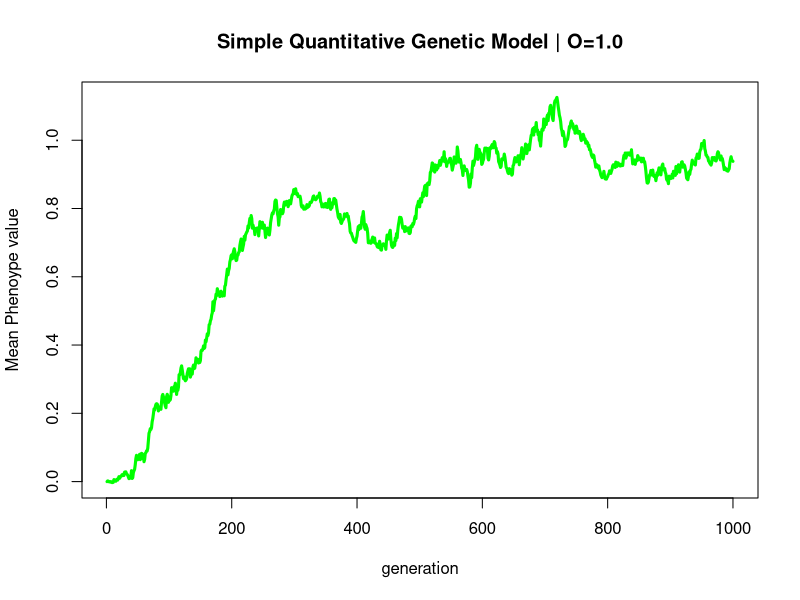

This chart was generated by the following R code:
#A simple quantitative genetic model. Assumes infitite sites, that is, that 
#the genome is big enough that two mutations won't happen at the same site.
#Also assumes no recombination.

##Set some model parameters
N <- 500 #set a population size
mu <- 0.05 #mutation rate per individuals, per generation
sigma <- 0.1 #variance of QTL effects
O <- 1 #optimal phenotype
s <- 3 #strength of selection (smaller is stronger)
P <- rep(0, N) #initialize phenotypes
W <- numeric(length=N) #intialize vector of fitnesses
gens <- 1000 #how many generations to simulate

Pmeans <- numeric(length=gens)
for (i in 1:gens){
    #do a round of QTL mutation
    for (n in 1:N){ #for each individual
        mut <- rbinom(1,1,mu) #roll the ol' mutation dice
        if (mut==1){ #if a mutation happened
            qtl.effect <- rnorm(1,0,sigma) #get an allele effect
            P[n] <- P[n] + qtl.effect #add it to phenotype value
        }
    }
    #do a round of selection and population regulation
    #this is vectorized, which makes computation much faster
    scale <- dnorm(O,O,s)
    W <- dnorm(P,O,s)/scale
    P <- sample(P,N,replace=T,prob=W)

    Pmeans[i] <- mean(P)
}

plot(Pmeans ~ seq(1,gens), type='l', col='green', lwd=3, xlab='generation', ylab='Mean Phenoype value', main='Simple Quantitative Genetic Model | O=1.0')
